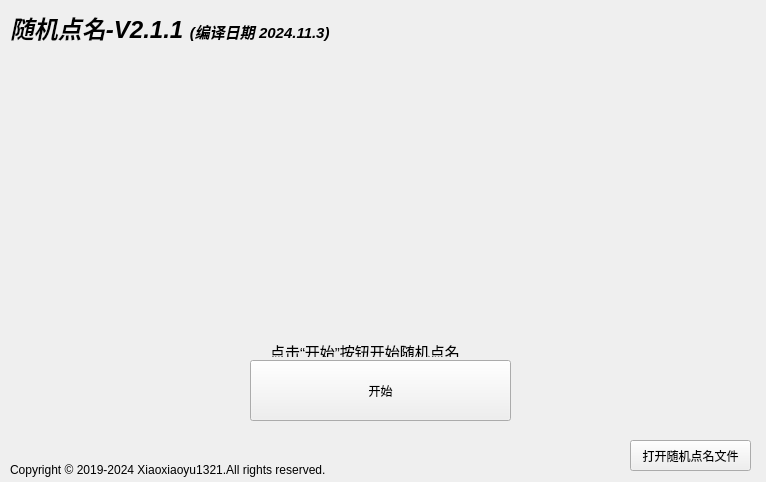
<?xml version="1.0" encoding="UTF-8"?>
<ui version="4.0">
 <class>MainWindow</class>
 <widget class="QMainWindow" name="MainWindow">
  <property name="geometry">
   <rect>
    <x>0</x>
    <y>0</y>
    <width>766</width>
    <height>482</height>
   </rect>
  </property>
  <property name="windowTitle">
   <string>随机点名</string>
  </property>
  <widget class="QWidget" name="centralwidget">
   <widget class="QLabel" name="label">
    <property name="geometry">
     <rect>
      <x>10</x>
      <y>10</y>
      <width>381</width>
      <height>31</height>
     </rect>
    </property>
    <property name="text">
     <string>&lt;html&gt;&lt;head/&gt;&lt;body&gt;&lt;p&gt;&lt;span style=&quot; font-size:18pt; font-weight:600; font-style:italic;&quot;&gt;随机点名-V2.1.1 &lt;/span&gt;&lt;span style=&quot; font-size:11pt; font-weight:600; font-style:italic;&quot;&gt;(编译日期 2024.11.3)&lt;/span&gt;&lt;/p&gt;&lt;/body&gt;&lt;/html&gt;</string>
    </property>
   </widget>
   <widget class="QLabel" name="label_2">
    <property name="geometry">
     <rect>
      <x>270</x>
      <y>340</y>
      <width>210</width>
      <height>17</height>
     </rect>
    </property>
    <property name="text">
     <string>&lt;html&gt;&lt;head/&gt;&lt;body&gt;&lt;p&gt;&lt;span style=&quot; font-size:11pt;&quot;&gt;点击“开始”按钮开始随机点名&lt;/span&gt;&lt;/p&gt;&lt;/body&gt;&lt;/html&gt;</string>
    </property>
   </widget>
   <widget class="QPushButton" name="Start_button">
    <property name="geometry">
     <rect>
      <x>250</x>
      <y>360</y>
      <width>261</width>
      <height>61</height>
     </rect>
    </property>
    <property name="text">
     <string>开始</string>
    </property>
   </widget>
   <widget class="QPushButton" name="OpenFile_button">
    <property name="geometry">
     <rect>
      <x>630</x>
      <y>440</y>
      <width>121</width>
      <height>31</height>
     </rect>
    </property>
    <property name="text">
     <string>打开随机点名文件</string>
    </property>
   </widget>
   <widget class="QLabel" name="Name_label">
    <property name="geometry">
     <rect>
      <x>210</x>
      <y>130</y>
      <width>351</width>
      <height>111</height>
     </rect>
    </property>
    <property name="minimumSize">
     <size>
      <width>351</width>
      <height>111</height>
     </size>
    </property>
    <property name="maximumSize">
     <size>
      <width>351</width>
      <height>111</height>
     </size>
    </property>
    <property name="text">
     <string>&lt;html&gt;&lt;head/&gt;&lt;body&gt;&lt;p align=&quot;center&quot;&gt;&lt;br/&gt;&lt;/p&gt;&lt;/body&gt;&lt;/html&gt;</string>
    </property>
   </widget>
   <widget class="QLabel" name="label_3">
    <property name="geometry">
     <rect>
      <x>10</x>
      <y>460</y>
      <width>381</width>
      <height>21</height>
     </rect>
    </property>
    <property name="text">
     <string>&lt;html&gt;&lt;head/&gt;&lt;body&gt;&lt;p&gt;&lt;span style=&quot; font-family:'思源黑体 CN Light','sans-serif';&quot;&gt;Copyright © 2019-2024 Xiaoxiaoyu1321.All rights reserved.&lt;/span&gt;&lt;/p&gt;&lt;/body&gt;&lt;/html&gt;</string>
    </property>
   </widget>
   <widget class="QLabel" name="status_label">
    <property name="geometry">
     <rect>
      <x>200</x>
      <y>435</y>
      <width>371</width>
      <height>31</height>
     </rect>
    </property>
    <property name="text">
     <string/>
    </property>
   </widget>
  </widget>
 </widget>
 <resources/>
 <connections/>
</ui>
